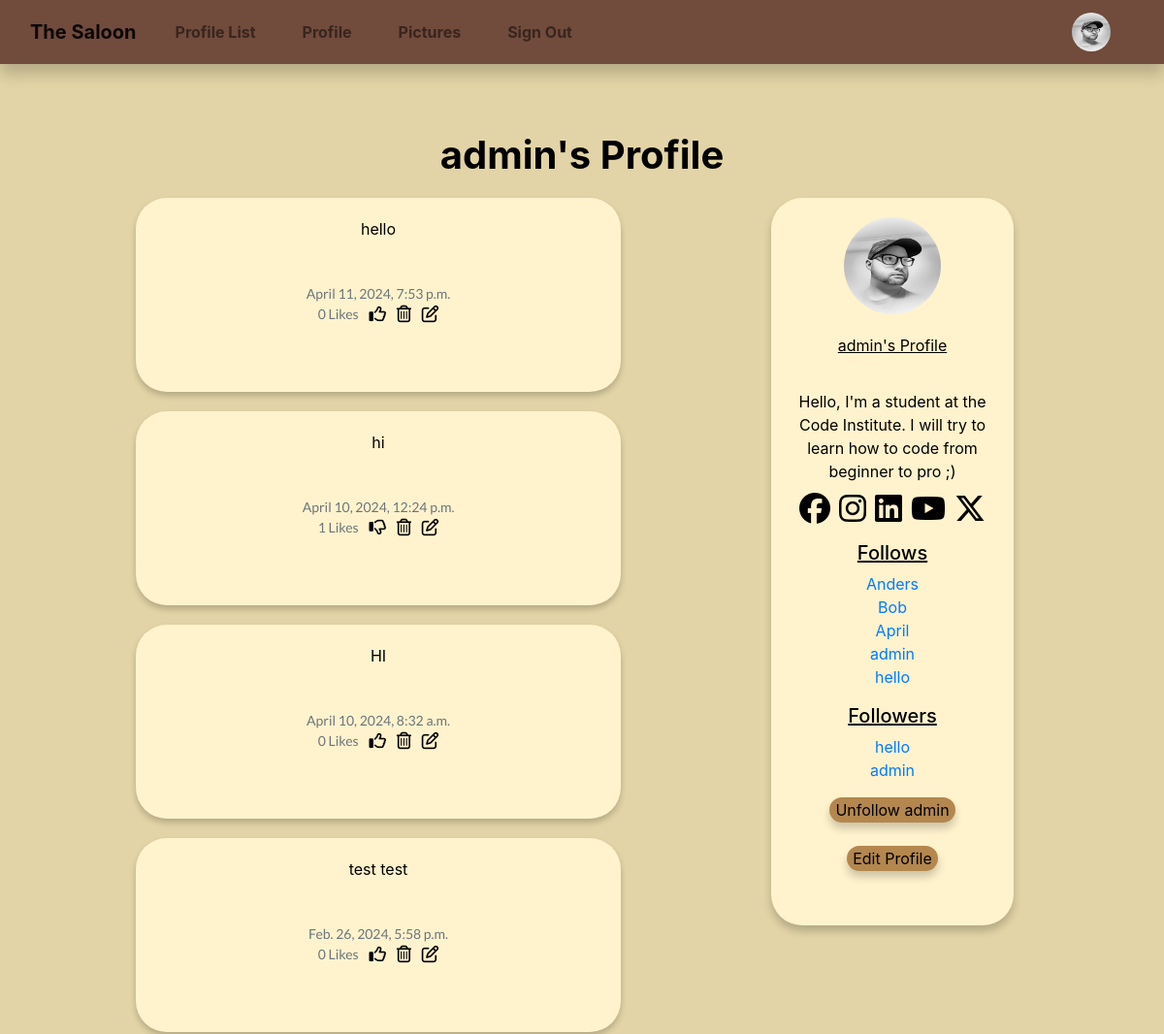
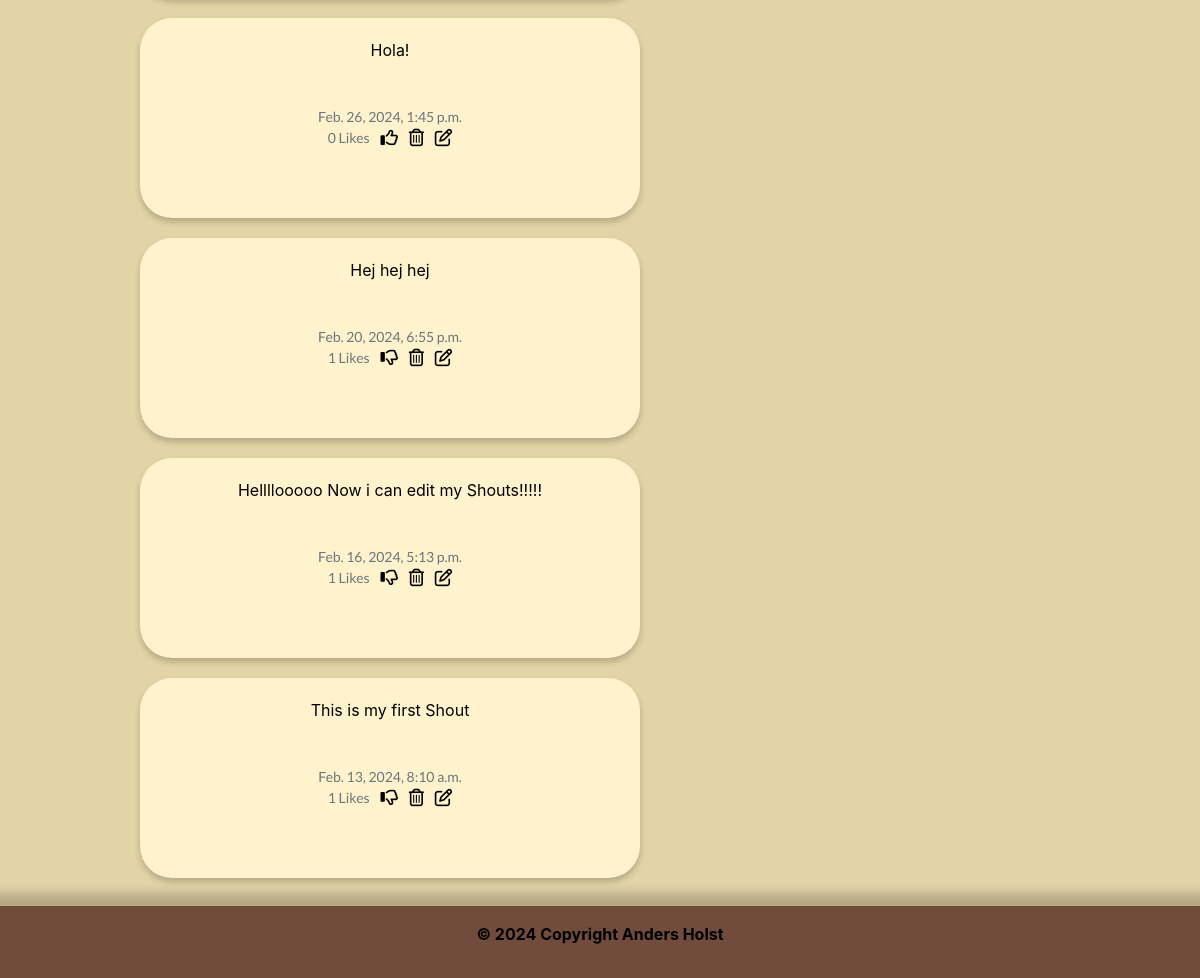
Screenshot of /profile/1 (signed in) with the database file from the repository (2 pictures, top to bottom).
### the_saloon/models.py (models this page shows, shortened)
class Profile(models.Model):
    user = models.OneToOneField(User, on_delete=models.CASCADE)
    follows = models.ManyToManyField("self",
                                     related_name="followed_by",
                                     symmetrical=False, blank=True)
    date_modified = models.DateTimeField(User, auto_now=True)
    profile_image = models.ImageField(
        null=True, blank=True, upload_to="media/image")
    profile_bio = models.CharField(null=True, blank=True, max_length=500)
    facebook_link = models.CharField(null=True, blank=True, max_length=100)
    instagram_link = models.CharField(
        null=True, blank=True, max_length=100)
    linkedin_link = models.CharField(null=True, blank=True, max_length=100)
    youtube_link = models.CharField(null=True, blank=True, max_length=100)
    x_link = models.CharField(null=True, blank=True, max_length=100)
    def __str__(self):
        return self.user.username

class Shout(models.Model):
    user = models.ForeignKey(
        User, related_name="shouts",
        on_delete=models.DO_NOTHING
    )
    body = models.CharField(max_length=200)
    created_at = models.DateTimeField(auto_now_add=True)
    likes = models.ManyToManyField(User, related_name="shout_like", blank=True)
    def number_of_likes(self):
        return self.likes.count()

### the_saloon/views.py (the view, shortened to what this page needs)
# urls.py: path('profile/<int:pk>', views.profile, name='profile'),
def profile(request, pk):
    if request.user.is_authenticated:
        profile = Profile.objects.get(user_id=pk)
        shouts = Shout.objects.filter(user_id=pk).order_by("-created_at")
        return render(request, "profile.html", {"profile": profile,
                                                "shouts": shouts})
    else:
        messages.success(request, ("You must login to see this page..."))
        return redirect('home')

### the_saloon/templates/profile.html (shortened to what this page needs)
{% extends 'base.html' %}
{% load static %}
{% block content %}
{% if profile %}
<div class="conta text-center">
  <h1 class="profile">{{ profile.user.username }}'s Profile</h1>
  <div class="row margin-right: 0;">
    <div class="col-md-8">
      {% if shouts%}
      {% for shout in shouts %}
      <div class="alerted" role="alert">
        {{ shout.body }}<br/><br/>
        <small class="text-muted" style="font-family: Lato, serif;">
          {{ shout.created_at }}
          <br/>
          {{ shout.number_of_likes }} Likes
          &nbsp;&nbsp;
          {% if user in shout.likes.all %}
          <a href="{% url 'shout_like' shout.id %}"></a>
          {% else %}
          <a href="{% url 'shout_like' shout.id %}"></a>
          {% endif %}
          {% if request.user.username == profile.user.username %}
          <a href="{% url 'delete_shout' shout.id %}"></a>
          <a href="{% url 'edit_shout' shout.id %}"></a>
          {% endif %}
        </small>
      </div>
      {% endfor %}
      {% endif %}
    </div>
    <div class="profile-bio">
      <div class=" image d-flex flex-column
                justify-content-center align-items-center">
        {% if profile.profile_image %}
        <img src="{{ profile.profile_image.url }}" height="100" width="100" class="profile rounded-circle"
          alt="profile_image">
        {% else %}
        <img src="{% static 'images/cowboy.png' %}" height="100" width="100" class="profile rounded-circle"
          alt="profile_image">
        {% endif %}
        <span class="name mb-4">
          {{ profile.user.username }}'s Profile
        </span>
        {% if profile.profile_bio %}
        <div class="bio">
          <span>
          {{ profile.profile_bio}}
          </span>
        </div>
        {% endif %}
        <div class="gap-3 mb-3 icons d-flex flex-row
            justify-content-center align-items-center">
          {% if profile.facebook_link %}
          <a href="{{ profile.facebook_link }}" target="new">
            <i class="face fa-2x fa-brands fa-facebook"></i></a>
          {% endif %}
          {% if profile.instagram_link %}
          <a href="{{ profile.instagram_link }}" target="new"><i class="inst fa-2x fa-brands fa-instagram"></i></a>
          {% endif %}
          {% if profile.linkedin_link %}
          <a href="{{ profile.linkedin_link }}" target="new"><i class="link fa-2x fa-brands fa-linkedin"></i></a>
          {% endif %}
          {% if profile.youtube_link %}
          <a href="{{ profile.youtube_link }}" target="new"><i class="you fa-2x fa-brands fa-youtube"></i></a>
          {% endif %}
          {% if profile.x_link %}
          <a href="{{ profile.x_link }}" target="new"><i class="x fa-2x fa-brands fa-x-twitter"></i></a>
          {% endif %}
        </div>
        <h5 class="follow"> Follows </h5>
        <p class="card-text">{% for following in profile.follows.all %}
          <a href="{% url 'profile' following.user.id %}">{{ following }}</a><br/>
          {% endfor %}
        <h5 class="follow"> Followers </h5>
        <p class="card-text">{% for following in profile.followed_by.all %}
          <a href="{% url 'profile' following.user.id %}">{{ following }}</a><br/>
          {% endfor %}
        <form method=POST>
          {% if profile in user.profile.follows.all %}
          <button class="btn-profile btn-outline" name="follow" value="unfollow" type="submit">
            Unfollow {{ profile.user.username|lower}}
          </button>
          {% else %}
          <button class="btn-profile btn-outline" name="follow" value="follow" type="submit">
            Follow {{ profile.user.username|lower}}
          </button>
          {% endif %}
          <br/><br/>
          {% if request.user.id == profile.user.id %}
          <button class="btn-profile btn-outline">
            <a class="edit" href="{% url 'update_user' %}">Edit Profile</a>
          </button>
          {% endif %}
        </form>
      </div>
    </div>
  </div>
</div>
{% endif %}
{% endblock %}

### the_saloon/templates/navbar.html (shortened to what this page needs)
{% load static %}
<nav class="navbar navbar-expand-lg navbar-light navbar sticky-top">
  <div class="container-fluid">
    <a class="navbar-brand" href="{% url 'home' %}">The Saloon</a>
    <div class="collapse navbar-collapse" id="navbarSupportedContent">
      <ul class="navbar-nav me-auto mb-2 mb-lg-0">
        <li class="nav-item mx-3">
          <a class="nav-link" href="{% url 'profile_list' %}">Profile List</a>
        </li>
        {% if user.is_authenticated %}
        <li class="nav-item mx-3">
          <a class="nav-link" href="{% url 'profile' request.user.id %}">Profile</a>
        </li>
        <li class="nav-item mx-3">
          <a class="nav-link" href="{% url 'upload_image' %}">Pictures</a>
        </li>
        <li class="nav-item mx-3">
          <a class="nav-link" href="{% url 'logout' %}">Sign Out</a>
        </li>
        {% endif %}
      </ul>
      {% if request.user.is_authenticated %}
        <ul class="navbar-nav ml-auto">
          <li class="nav-link navbar-brand">
            {% if profile.profile_image %}
            <a href="{% url 'profile' request.user.id %}">
              <img src="{{ user.profile.profile_image.url }}" class="rounded-circle"
               width="40" height="40" alt="profile_image"></a>
               {% else %}
            <a href="{% url 'profile' request.user.id %}">
              <img src="{% static 'images/cowboy.png' %}" height="40" width="40" class="rounded-circle"
              alt="profile_image"></a>
              {% endif %}
          </li>
        </ul>
      {% endif %}
    </div>
  </div>
</nav>

### social/static/css/style.css (style rules this page uses)
* { color: #000000; }
body { background-color: #E2D4A6; margin-bottom: 80px; }
a.navbar-brand { color: black; font-weight: bold; }
nav.navbar { background-color: #714B3C; box-shadow: 0 10px 15px 0 rgba(0,0,0,.2); font-weight: bold; color: #000000; }
div.col-md-8 { display:grid; align-items: center; justify-content: center; }
h1.profile { color: black; margin-bottom: 20px; margin-top: 70px; font-weight: bold; }
div.alerted { display: flex; background-color: #FFF3CD; box-shadow: 0 4px 6px 0 rgba(0,0,0,.2); border-radius: 2rem; width: 500px; height: 200px; margin-bottom: 20px; padding-top: 20px; flex-direction: column; }
div.profile-bio { text-align: center; background-repeat: no-repeat; background-position: 50% 50%; background-size: cover; width: 250px; height: 750px; background-color: #FFF3CD; box-shadow: 0 6px 8px 0 rgba(0,0,0,.2); border-radius: 2rem; }
.row { margin-right: 0 !important; }
div.bio { text-align: center; padding: 10px; }
img.profile { margin-top: 20px; margin-bottom: 20px; }
span.name { color: black; text-decoration: underline; }
small.text-muted { margin-top: 20px; }
h5.follow { color: black; text-decoration: underline; }
button.btn-profile { background-color:#B3874E; border: none; box-shadow: 0 6px 8px 0 rgba(0,0,0,.2); border-radius: 2rem; color: black; }
a.edit { color: black; }

### rows the page displays
Profile: user.username "admin", profile_image (picture), profile_bio "Hello, I'm a student at the Code Institute. I will try to learn how to code from beginner to pro ;)"
Shout: body "hello", created_at "April 11, 2024, 7:53 p.m.", number_of_likes "0"
Shout: body "hi", created_at "April 10, 2024, 12:24 p.m.", number_of_likes "1"
Shout: body "HI", created_at "April 10, 2024, 8:32 a.m.", number_of_likes "0"
Shout: body "test test", created_at "Feb. 26, 2024, 5:58 p.m.", number_of_likes "0"
Shout: body "Hola!", created_at "Feb. 26, 2024, 1:45 p.m.", number_of_likes "0"
Shout: body "Hej hej hej", created_at "Feb. 20, 2024, 6:55 p.m.", number_of_likes "1"
Shout: body "Hellllooooo Now i can edit my Shouts!!!!!", created_at "Feb. 16, 2024, 5:13 p.m.", number_of_likes "1"
Shout: body "This is my first Shout", created_at "Feb. 13, 2024, 8:10 a.m.", number_of_likes "1"
Profile: user.username "Anders"
Profile: user.username "Bob"
Profile: user.username "April"
Profile: user.username "hello"
